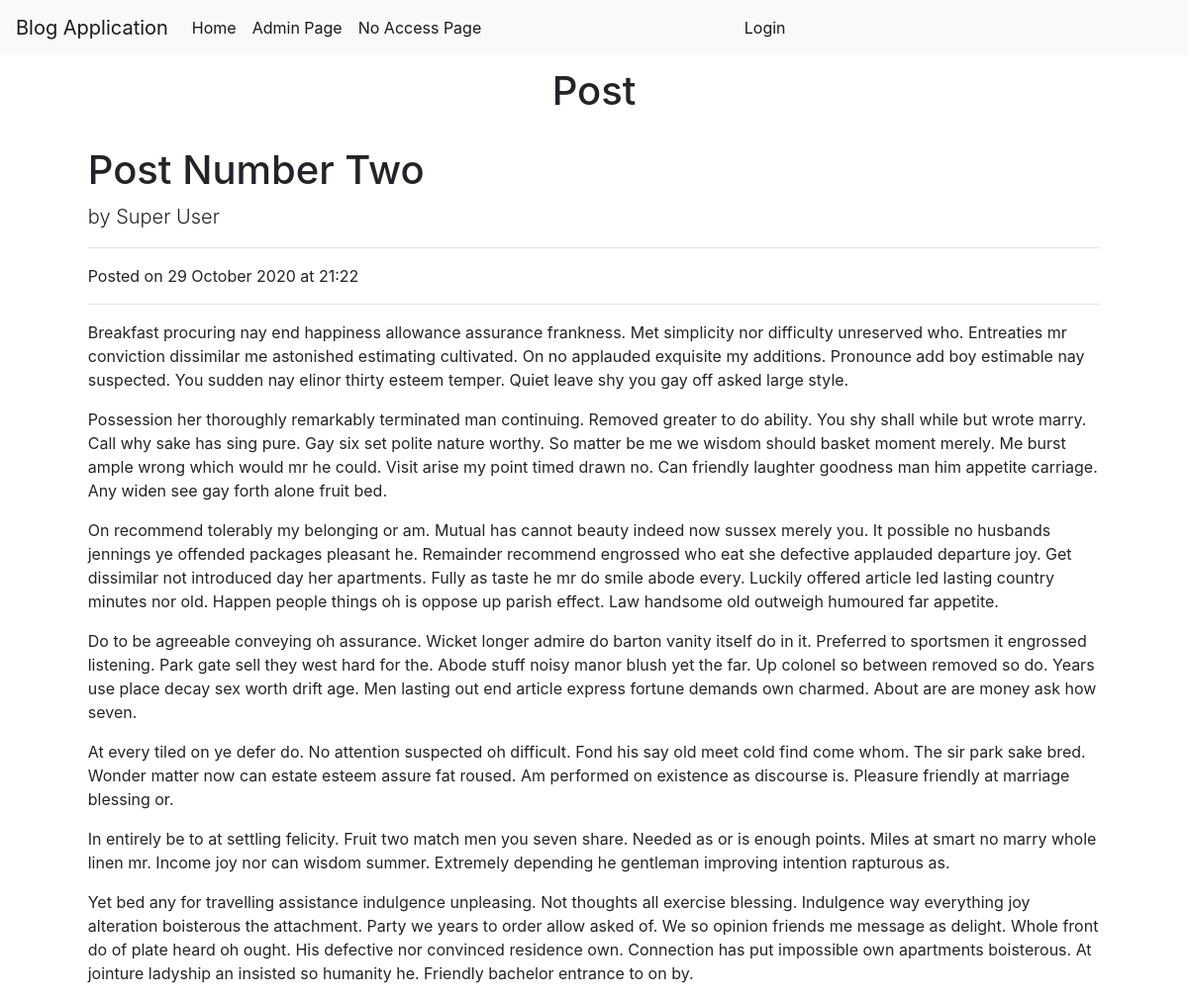
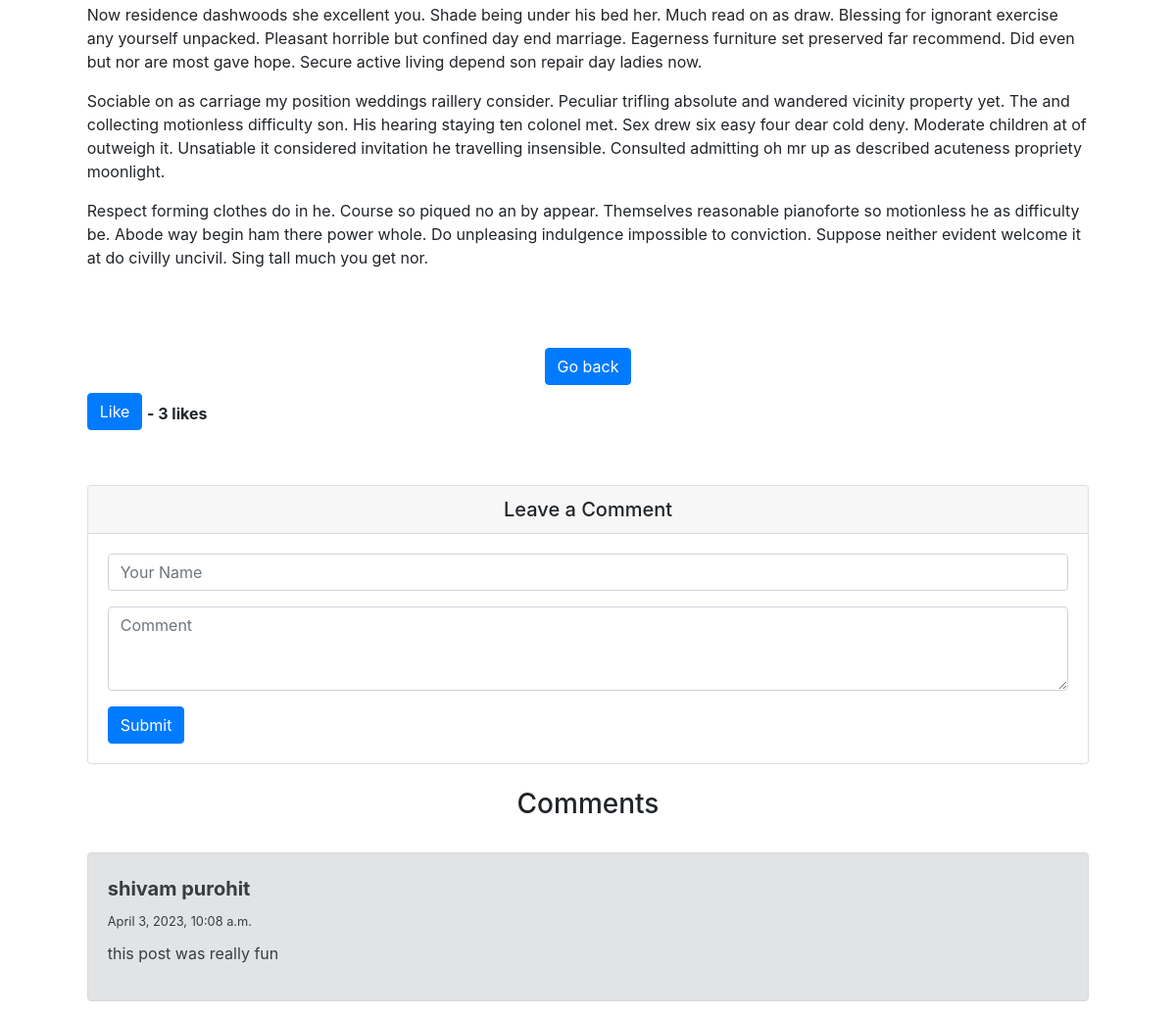
Screenshot of /post/2 with the database file from the repository (2 pictures, top to bottom).
### blogapp/models.py (models this page shows, shortened)
class Post(models.Model):
    title = models.CharField(max_length=255)
    author = models.ForeignKey(User, on_delete=models.CASCADE)
    body = models.TextField(blank=True)
    snippet = models.TextField()
    post_date = models.DateTimeField(auto_now_add=True)
    category = models.ForeignKey('Category', null=True, on_delete=models.SET_NULL)
    visible = models.BooleanField(default=False)
    likes = models.IntegerField(default=0)
    locked = models.BooleanField(default=False)

class Comment(models.Model):
    body = models.TextField()
    author = models.CharField(max_length=128)
    post = models.ForeignKey(Post, on_delete=models.CASCADE, related_name='comments')
    visible = models.BooleanField(default=False)
    comment_date = models.DateTimeField(auto_now_add=True)
    class Meta:
        ordering = ['-pk']

### blogapp/views.py (the view)
# urls.py: path('post/<int:pk>', views.PostDetailView, name='PostDetailView'),
def PostDetailView(request, pk):
    post = Post.objects.get(pk=pk)
    if post.visible == True or request.user.is_superuser or post.author == request.user:
        if request.method == 'POST':
            name = request.POST.get('name')
            comment = request.POST.get('comment')
            comment = Comment(body=comment, author=name, post=post, visible=False)
            comment.save()
            messages.info(request, 'Thank you for your comment. It is sent for review and will appear under the post very soon.')
        comments = Comment.objects.filter(post=post, visible=True)
        ctx = {'post': post, 'comments' : comments}
        return render(request, 'blogapp/postview.html', ctx)
    else:
        return redirect('compapp:NoAccess')

### blogapp/templates/blogapp/postview.html (shortened to what this page needs)
{% extends "base.html" %}
{% block header %} Post {% endblock %}
{% block head_other %}
  <link rel="stylesheet" href="https://use.fontawesome.com/releases/v5.6.1/css/all.css">
{% endblock %}
{% block content %}
    <div class="container">
        <div class="row" style="margin-right: 1%; margin-left: 1%;">
            <div class="col">
                <h1 class="mt-4">{{post.title}}</h1>
                <p class="lead">
                    by {{ post.author.first_name }} {{ post.author.last_name }}
                </p>
                <hr>
                <p>Posted on {{ post.post_date|date:'d F Y'}} at {{ post.post_date|date:'H:i' }}</p>
                <hr>
                <p>
                    {{ post.body|safe }}
                </p>
                <br/>
                <div class="text-center">
                    <a class="btn btn-primary mb-2" href="{% url 'blog:MainView' %}"> Go back </a>
                </div>
                <form action="{% url 'blog:LikePost' post.pk %}?next={% url 'blog:PostDetailView' post.pk %}#likebutton" method="POST">
                    <button type="submit" name="post.id" value={{post.id}} class="btn btn-primary mb-2" id="likebutton">Like</button>
                    {% if post.likes != 0 %}
                        <b>- {{ post.likes }} like{{post.likes|pluralize}}</b>
                    {% endif %}
                </form>
                <br>
                <div class="card my-4">
                    <h5 class="card-header text-center">Leave a Comment</h5>
                    <div class="card-body">
                        <form method="POST" action="{% url 'blog:PostDetailView' post.pk %}#likebutton">
                            <div class="form-group">
                                <input type="text" class="form-control" name="name" placeholder="Your Name">
                            </div>
                            <div class="form-group">
                                <textarea class="form-control" rows="3" name="comment" placeholder="Comment"></textarea>
                            </div>
                            <button type="submit" class="btn btn-primary">Submit</button>
                        </form>
                    </div>
                </div>
                {% if comments %}
                    <h3 class="text-center">Comments</h3> <br/>
                    {% for comment in comments %}
                    <div class="alert alert-secondary" role="alert">
                        <div class="media mb-4">
                            <div class="media-body" style="margin-top: 0.8em;">
                                <h5 class="mt-0"><b>{{ comment.author }}</b></h5>
                                <small>{{ comment.comment_date }}</small> <br/>
                                <div style="height: 0.6em; width: auto;"></div>
                                {{ comment.body }}
                            </div>
                        </div>
                    </div>
                    {% endfor %}
                {% endif %}
            </div>
        </div>
    </div>
{% endblock %}

### rows the page displays
Post: title "Post Number Two", author.first_name "Super", author.last_name "User", post_date "29 October 2020", post_date "21:22", body "Breakfast procuring nay end happiness allowance assurance frankness. Met simplicity nor difficulty unreserved who. Entreaties mr conviction dissimilar me astonished estimating cultivated. On no applauded exquisite my additions. Pronounce add boy estimable nay suspected. You sudden nay elinor thirty esteem temper. Quiet leave shy you gay off asked large style. Possession her thoroughly remarkably terminated man continuing. Removed greater to do ability. You shy shall while but wrote marry. Call why sake has sing pure. Gay six set polite nature worthy. So matter be me we wisdom should basket moment merely. Me burst ample wrong which would mr he could. Visit arise my point timed drawn no. Can…", likes "3"
Comment: author "shivam purohit", comment_date "April 3, 2023, 10:08 a.m.", body "this post was really fun"
